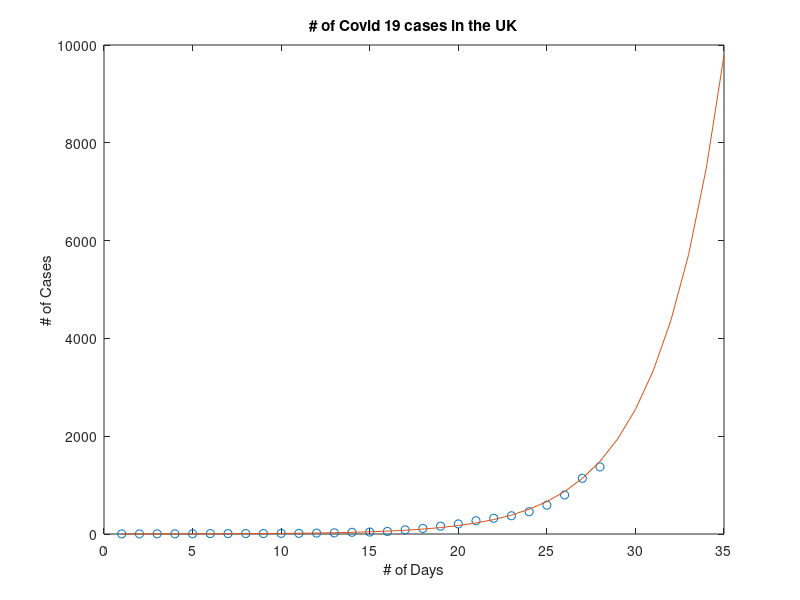
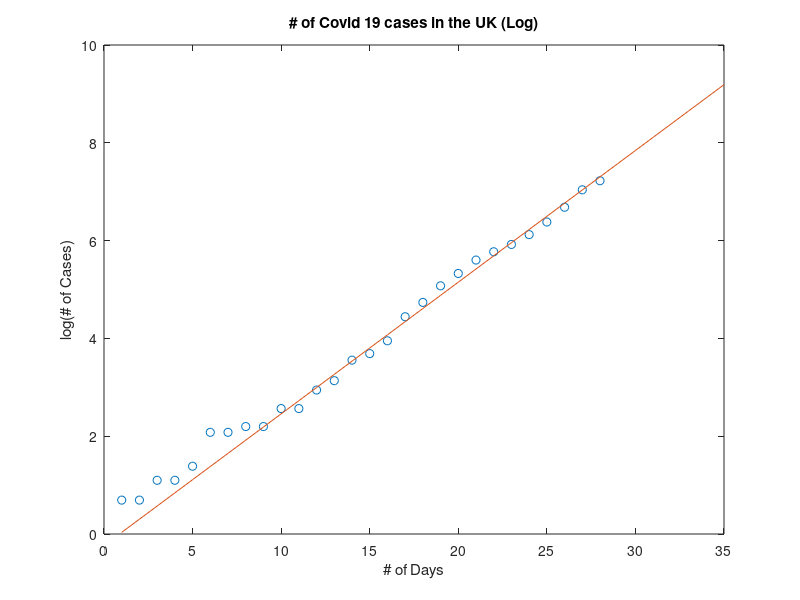

The MATLAB script that drew these images, in order:
stats=[2,2,3,3,4,8,8,9,9,13,13,19,23,35,40,52,85,114,160,206,271,321,373,456,590,798,1140,1372];
days=1:length(stats);

ext_days=1:(1*length(stats)+7);

p=polyfit(days(10:end),log(stats(10:end)),1);
ext_stats=exp(polyval(p,ext_days));

figure;
plot(days,stats,'o')
hold on;
plot(ext_days,ext_stats);
xlabel('# of Days');
ylabel('# of Cases');
title('# of Covid 19 cases in the UK')

figure;
plot(days,log(stats),'o')
hold on;
plot(ext_days,log(ext_stats));
xlabel('# of Days');
ylabel('log(# of Cases)');
title('# of Covid 19 cases in the UK (Log)')